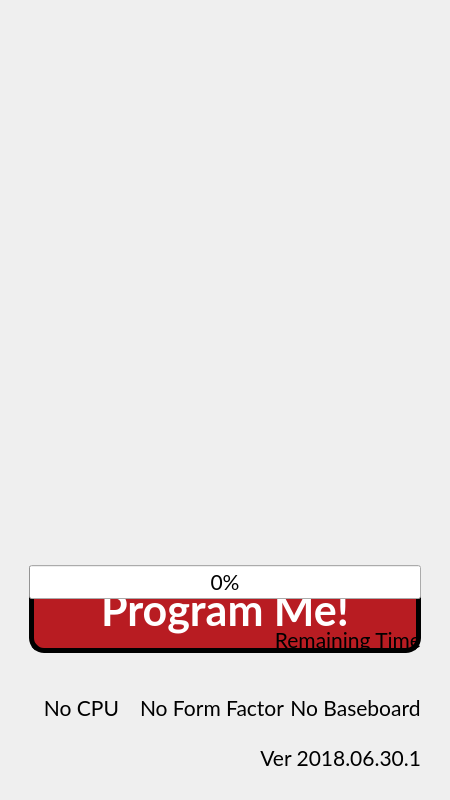
<?xml version="1.0" encoding="UTF-8"?>
<ui version="4.0">
 <class>diaWidget_portrait</class>
 <widget class="QDialog" name="diaWidget">
  <property name="geometry">
   <rect>
    <x>0</x>
    <y>0</y>
    <width>450</width>
    <height>800</height>
   </rect>
  </property>
  <property name="font">
   <font>
    <family>Lato</family>
    <pointsize>16</pointsize>
    <weight>50</weight>
    <italic>false</italic>
    <bold>false</bold>
   </font>
  </property>
  <property name="windowTitle">
   <string>TechNexion Rescue System</string>
  </property>
  <layout class="QGridLayout" name="gridLayoutMain">
   <item row="0" column="0" rowspan="3">
    <widget class="QWidget" name="tabTitle" native="true">
     <layout class="QVBoxLayout" name="vboxLayoutTitle">
      <item>
       <widget class="QLabel" name="lblLogo">
        <property name="styleSheet">
         <string notr="true">background: transparent</string>
        </property>
        <property name="textFormat">
         <enum>Qt::PlainText</enum>
        </property>
        <property name="alignment">
         <set>Qt::AlignLeading|Qt::AlignLeft|Qt::AlignVCenter</set>
        </property>
       </widget>
      </item>
      <item>
       <widget class="QListWidget" name="lstWgtSelection">
        <property name="sizePolicy">
         <sizepolicy hsizetype="Expanding" vsizetype="Expanding">
          <horstretch>1</horstretch>
          <verstretch>0</verstretch>
         </sizepolicy>
        </property>
        <property name="layoutDirection">
         <enum>Qt::RightToLeft</enum>
        </property>
        <property name="styleSheet">
         <string notr="true">background: transparent</string>
        </property>
        <property name="frameShape">
         <enum>QFrame::NoFrame</enum>
        </property>
        <property name="editTriggers">
         <set>QAbstractItemView::NoEditTriggers</set>
        </property>
        <property name="showDropIndicator" stdset="0">
         <bool>false</bool>
        </property>
        <property name="dragDropMode">
         <enum>QAbstractItemView::NoDragDrop</enum>
        </property>
        <property name="iconSize">
         <size>
          <width>100</width>
          <height>100</height>
         </size>
        </property>
        <property name="movement">
         <enum>QListView::Static</enum>
        </property>
        <property name="viewMode">
         <enum>QListView::IconMode</enum>
        </property>
        <property name="uniformItemSizes">
         <bool>true</bool>
        </property>
        <property name="sortingEnabled">
         <bool>false</bool>
        </property>
       </widget>
      </item>
     </layout>
    </widget>
   </item>
   <item row="3" column="0">
    <widget class="QWidget" name="tabSpace" native="true">
     <layout class="QHBoxLayout" name="hboxLayoutSpace">
      <item>
       <widget class="QFrame" name="frameSpace">
        <property name="frameShape">
         <enum>QFrame::NoFrame</enum>
        </property>
       </widget>
      </item>
     </layout>
    </widget>
   </item>
   <item row="4" column="0" rowspan="6">
    <widget class="QWidget" name="tabBoard" native="true">
     <layout class="QGridLayout" name="gridLayoutBoard">
      <item row="0" column="0">
       <widget class="QListWidget" name="lstWgtBoard">
        <property name="layoutDirection">
         <enum>Qt::LeftToRight</enum>
        </property>
        <property name="styleSheet">
         <string notr="true">background: transparent</string>
        </property>
        <property name="frameShape">
         <enum>QFrame::NoFrame</enum>
        </property>
        <property name="editTriggers">
         <set>QAbstractItemView::NoEditTriggers</set>
        </property>
        <property name="showDropIndicator" stdset="0">
         <bool>false</bool>
        </property>
        <property name="dragDropMode">
         <enum>QAbstractItemView::NoDragDrop</enum>
        </property>
        <property name="iconSize">
         <size>
          <width>100</width>
          <height>100</height>
         </size>
        </property>
        <property name="movement">
         <enum>QListView::Static</enum>
        </property>
        <property name="flow">
         <enum>QListView::TopToBottom</enum>
        </property>
        <property name="viewMode">
         <enum>QListView::IconMode</enum>
        </property>
        <property name="uniformItemSizes">
         <bool>true</bool>
        </property>
        <property name="sortingEnabled">
         <bool>true</bool>
        </property>
       </widget>
      </item>
     </layout>
    </widget>
   </item>
   <item row="4" column="0" rowspan="6">
    <widget class="QWidget" name="tabStorage" native="true">
     <layout class="QGridLayout" name="gridLayoutStorage">
      <item row="0" column="0">
       <widget class="QListWidget" name="lstWgtStorage">
        <property name="layoutDirection">
         <enum>Qt::LeftToRight</enum>
        </property>
        <property name="styleSheet">
         <string notr="true">background: transparent</string>
        </property>
        <property name="frameShape">
         <enum>QFrame::NoFrame</enum>
        </property>
        <property name="editTriggers">
         <set>QAbstractItemView::NoEditTriggers</set>
        </property>
        <property name="showDropIndicator" stdset="0">
         <bool>false</bool>
        </property>
        <property name="dragDropMode">
         <enum>QAbstractItemView::NoDragDrop</enum>
        </property>
        <property name="iconSize">
         <size>
          <width>100</width>
          <height>100</height>
         </size>
        </property>
        <property name="movement">
         <enum>QListView::Static</enum>
        </property>
        <property name="flow">
         <enum>QListView::TopToBottom</enum>
        </property>
        <property name="viewMode">
         <enum>QListView::IconMode</enum>
        </property>
        <property name="uniformItemSizes">
         <bool>true</bool>
        </property>
        <property name="sortingEnabled">
         <bool>true</bool>
        </property>
       </widget>
      </item>
     </layout>
    </widget>
   </item>
   <item row="4" column="0" rowspan="6">
    <widget class="QWidget" name="tabOS" native="true">
     <layout class="QGridLayout" name="gridLayoutOS">
      <item row="0" column="0">
       <widget class="QListWidget" name="lstWgtOS">
        <property name="layoutDirection">
         <enum>Qt::LeftToRight</enum>
        </property>
        <property name="styleSheet">
         <string notr="true">background: transparent</string>
        </property>
        <property name="frameShape">
         <enum>QFrame::NoFrame</enum>
        </property>
        <property name="editTriggers">
         <set>QAbstractItemView::NoEditTriggers</set>
        </property>
        <property name="showDropIndicator" stdset="0">
         <bool>false</bool>
        </property>
        <property name="dragDropMode">
         <enum>QAbstractItemView::NoDragDrop</enum>
        </property>
        <property name="iconSize">
         <size>
          <width>100</width>
          <height>100</height>
         </size>
        </property>
        <property name="movement">
         <enum>QListView::Static</enum>
        </property>
        <property name="flow">
         <enum>QListView::TopToBottom</enum>
        </property>
        <property name="viewMode">
         <enum>QListView::IconMode</enum>
        </property>
        <property name="uniformItemSizes">
         <bool>true</bool>
        </property>
        <property name="sortingEnabled">
         <bool>true</bool>
        </property>
       </widget>
      </item>
     </layout>
    </widget>
   </item>
   <item row="4" column="0" rowspan="6">
    <widget class="QWidget" name="tabDisplay" native="true">
     <layout class="QGridLayout" name="gridLayoutDisplay">
      <item row="0" column="0">
       <widget class="QListWidget" name="lstWgtDisplay">
        <property name="styleSheet">
         <string notr="true">background: transparent</string>
        </property>
        <property name="frameShape">
         <enum>QFrame::NoFrame</enum>
        </property>
        <property name="editTriggers">
         <set>QAbstractItemView::NoEditTriggers</set>
        </property>
        <property name="showDropIndicator" stdset="0">
         <bool>false</bool>
        </property>
        <property name="dragDropMode">
         <enum>QAbstractItemView::NoDragDrop</enum>
        </property>
        <property name="iconSize">
         <size>
          <width>100</width>
          <height>100</height>
         </size>
        </property>
        <property name="movement">
         <enum>QListView::Static</enum>
        </property>
        <property name="flow">
         <enum>QListView::TopToBottom</enum>
        </property>
        <property name="viewMode">
         <enum>QListView::IconMode</enum>
        </property>
        <property name="uniformItemSizes">
         <bool>true</bool>
        </property>
        <property name="sortingEnabled">
         <bool>true</bool>
        </property>
       </widget>
      </item>
     </layout>
    </widget>
   </item>
   <item row="4" column="0" rowspan="6">
    <widget class="QWidget" name="tabInstall" native="true">
     <layout class="QGridLayout" name="gridLayoutInstall">
      <item row="0" column="0">
       <widget class="QWidget" name="wgtTopOutput" native="true">
        <layout class="QHBoxLayout" name="hboxLayoutTopOutput">
         <item>
          <widget class="QWidget" name="vbOS" native="true">
           <layout class="QVBoxLayout" name="vboxLayoutOS">
            <item>
             <widget class="QLabel" name="lblOS">
              <property name="alignment">
               <set>Qt::AlignCenter</set>
              </property>
             </widget>
            </item>
            <item>
             <widget class="QLabel" name="lblOSTxt">
              <property name="alignment">
               <set>Qt::AlignCenter</set>
              </property>
             </widget>
            </item>
           </layout>
          </widget>
         </item>
         <item>
          <widget class="QWidget" name="vbBoard" native="true">
           <layout class="QVBoxLayout" name="vboxLayoutBoard">
            <item>
             <widget class="QLabel" name="lblBoard">
              <property name="alignment">
               <set>Qt::AlignCenter</set>
              </property>
             </widget>
            </item>
            <item>
             <widget class="QLabel" name="lblBoardTxt">
              <property name="alignment">
               <set>Qt::AlignCenter</set>
              </property>
             </widget>
            </item>
           </layout>
          </widget>
         </item>
         <item>
          <widget class="QWidget" name="vbDisplay" native="true">
           <layout class="QVBoxLayout" name="vboxLayoutDisplay">
            <item>
             <widget class="QLabel" name="lblDisplay">
              <property name="alignment">
               <set>Qt::AlignCenter</set>
              </property>
             </widget>
            </item>
            <item>
             <widget class="QLabel" name="lblDisplayTxt">
              <property name="alignment">
               <set>Qt::AlignCenter</set>
              </property>
             </widget>
            </item>
           </layout>
          </widget>
         </item>
        </layout>
       </widget>
      </item>
      <item row="1" column="0">
       <widget class="QWidget" name="wgtButtomOutput" native="true">
        <layout class="QHBoxLayout" name="hboxLayoutBottomOutput">
         <item>
          <widget class="QLabel" name="lblArrow">
           <property name="pixmap">
            <pixmap resource="resource.qrc">:/res/images/tn_arrow.svg</pixmap>
           </property>
           <property name="alignment">
            <set>Qt::AlignCenter</set>
           </property>
          </widget>
         </item>
         <item>
          <widget class="QWidget" name="vbStorage" native="true">
           <layout class="QVBoxLayout" name="vboxLayoutStorage">
            <item>
             <widget class="QLabel" name="lblStorage">
              <property name="alignment">
               <set>Qt::AlignCenter</set>
              </property>
             </widget>
            </item>
            <item>
             <widget class="QLabel" name="lblStorageTxt">
              <property name="alignment">
               <set>Qt::AlignCenter</set>
              </property>
             </widget>
            </item>
           </layout>
          </widget>
         </item>
        </layout>
       </widget>
      </item>
      <item row="4" column="0">
       <widget class="QWidget" name="wgtProgress" native="true">
        <layout class="QGridLayout" name="gridayoutProgress">
         <item row="0" column="0" rowspan="2" colspan="5">
          <widget class="QPushButton" name="btnFlash">
           <property name="sizePolicy">
            <sizepolicy hsizetype="Minimum" vsizetype="Expanding">
             <horstretch>0</horstretch>
             <verstretch>0</verstretch>
            </sizepolicy>
           </property>
           <property name="font">
            <font>
             <family>Lato</family>
             <pointsize>32</pointsize>
             <weight>75</weight>
             <bold>true</bold>
            </font>
           </property>
           <property name="styleSheet">
            <string notr="true">background-color: rgb(184, 28, 34); color: white; border-style:outset; border-width:5px; border-radius:15px; border-color:black; padding: 4px;</string>
           </property>
           <property name="text">
            <string>Program Me!</string>
           </property>
          </widget>
         </item>
         <item row="0" column="0" colspan="5">
          <widget class="QProgressBar" name="progressBarStatus">
           <property name="value">
            <number>0</number>
           </property>
           <property name="orientation">
            <enum>Qt::Horizontal</enum>
           </property>
          </widget>
         </item>
         <item row="1" column="3" colspan="2">
          <widget class="QLabel" name="lblRemaining">
           <property name="text">
            <string>Remaining Time</string>
           </property>
           <property name="alignment">
            <set>Qt::AlignBottom|Qt::AlignRight|Qt::AlignTrailing</set>
           </property>
          </widget>
         </item>
         <item row="1" column="0" colspan="3">
          <widget class="QLabel" name="lblDownloadFlash">
           <property name="alignment">
            <set>Qt::AlignBottom|Qt::AlignHCenter</set>
           </property>
          </widget>
         </item>
        </layout>
       </widget>
      </item>
     </layout>
    </widget>
   </item>
   <item row="11" column="0">
    <widget class="QWidget" name="tabFooter" native="true">
     <layout class="QGridLayout" name="gridLayoutFooter">
      <item row="0" column="0">
       <widget class="QWidget" name="wgtTopFooter" native="true">
        <layout class="QHBoxLayout" name="hboxLayoutBottomFooter">
         <item>
          <widget class="QLabel" name="lblCpu">
           <property name="text">
            <string>No CPU</string>
           </property>
           <property name="alignment">
            <set>Qt::AlignCenter</set>
           </property>
          </widget>
         </item>
         <item>
          <widget class="QLabel" name="lblForm">
           <property name="text">
            <string>No Form Factor</string>
           </property>
           <property name="alignment">
            <set>Qt::AlignCenter</set>
           </property>
          </widget>
         </item>
         <item>
          <widget class="QLabel" name="lblBaseboard">
           <property name="text">
            <string>No Baseboard</string>
           </property>
           <property name="alignment">
            <set>Qt::AlignCenter</set>
           </property>
          </widget>
         </item>
        </layout>
       </widget>
      </item>
      <item row="1" column="0">
       <widget class="QWidget" name="wgtBottomFooter" native="true">
        <layout class="QHBoxLayout" name="hboxLayoutTopFooter">
         <item>
          <widget class="QLabel" name="lblInstruction">
           <property name="text">
            <string/>
           </property>
           <property name="alignment">
            <set>Qt::AlignLeading|Qt::AlignLeft|Qt::AlignVCenter</set>
           </property>
          </widget>
         </item>
         <item>
          <widget class="QLabel" name="lblVersion">
           <property name="text">
            <string>Ver 2018.06.30.1</string>
           </property>
           <property name="alignment">
            <set>Qt::AlignRight|Qt::AlignTrailing|Qt::AlignVCenter</set>
           </property>
          </widget>
         </item>
        </layout>
       </widget>
      </item>
     </layout>
    </widget>
   </item>
  </layout>
  <widget class="QMessageDialog" name="msgbox">
   <property name="geometry">
    <rect>
     <x>0</x>
     <y>0</y>
     <width>300</width>
     <height>400</height>
    </rect>
   </property>
   <property name="modal">
    <bool>false</bool>
   </property>
   <layout class="QGridLayout" name="gridLayout">
    <item row="0" column="0">
     <widget class="QLabel" name="msgIcon">
      <property name="styleSheet">
       <string notr="true">background: transparent</string>
      </property>
      <property name="alignment">
       <set>Qt::AlignCenter</set>
      </property>
     </widget>
    </item>
    <item row="0" column="1" colspan="2">
     <widget class="QLabel" name="msgTitle">
      <property name="styleSheet">
       <string notr="true">background: transparent</string>
      </property>
      <property name="alignment">
       <set>Qt::AlignLeading|Qt::AlignLeft|Qt::AlignVCenter</set>
      </property>
      <property name="wordWrap">
       <bool>true</bool>
      </property>
     </widget>
    </item>
    <item row="1" column="0" rowspan="3" colspan="3">
     <widget class="QWidget" name="wgtContent" native="true">
      <layout class="QGridLayout" name="msgContentLayout">
       <item row="0" column="0">
        <widget class="QLabel" name="msgItem0">
         <property name="styleSheet">
          <string notr="true">background: transparent</string>
         </property>
         <property name="alignment">
          <set>Qt::AlignCenter</set>
         </property>
        </widget>
       </item>
       <item row="0" column="0">
        <widget class="QLabel" name="msgItem0_OL">
         <property name="styleSheet">
          <string notr="true">background: transparent</string>
         </property>
         <property name="alignment">
          <set>Qt::AlignCenter</set>
         </property>
        </widget>
       </item>
       <item row="0" column="1">
        <widget class="QLabel" name="msgItem1">
         <property name="styleSheet">
          <string notr="true">background: transparent</string>
         </property>
         <property name="alignment">
          <set>Qt::AlignCenter</set>
         </property>
        </widget>
       </item>
       <item row="0" column="1">
        <widget class="QLabel" name="msgItem1_OL">
         <property name="styleSheet">
          <string notr="true">background: transparent</string>
         </property>
         <property name="alignment">
          <set>Qt::AlignCenter</set>
         </property>
        </widget>
       </item>
       <item row="1" column="0">
        <widget class="QLabel" name="msgItem2">
         <property name="styleSheet">
          <string notr="true">background: transparent</string>
         </property>
         <property name="alignment">
          <set>Qt::AlignCenter</set>
         </property>
        </widget>
       </item>
       <item row="1" column="0">
        <widget class="QLabel" name="msgItem2_OL">
         <property name="styleSheet">
          <string notr="true">background: transparent</string>
         </property>
         <property name="alignment">
          <set>Qt::AlignCenter</set>
         </property>
        </widget>
       </item>
       <item row="1" column="1">
        <widget class="QLabel" name="msgItem3">
         <property name="styleSheet">
          <string notr="true">background: transparent</string>
         </property>
         <property name="alignment">
          <set>Qt::AlignCenter</set>
         </property>
        </widget>
       </item>
       <item row="1" column="1">
        <widget class="QLabel" name="msgItem3_OL">
         <property name="styleSheet">
          <string notr="true">background: transparent</string>
         </property>
         <property name="alignment">
          <set>Qt::AlignCenter</set>
         </property>
        </widget>
       </item>
       <item row="0" column="0" colspan="2">
        <widget class="QLabel" name="msgQRcode">
         <property name="styleSheet">
          <string notr="true">background: transparent</string>
         </property>
         <property name="alignment">
          <set>Qt::AlignCenter</set>
         </property>
        </widget>
       </item>
       <item row="1" column="0" rowspan="2" colspan="2">
        <widget class="QLabel" name="msgContent">
         <property name="styleSheet">
          <string notr="true">background: transparent</string>
         </property>
         <property name="alignment">
          <set>Qt::AlignCenter</set>
         </property>
         <property name="wordWrap">
          <bool>true</bool>
         </property>
        </widget>
       </item>
       <item row="2" column="0" colspan="2">
         <widget class="QLabel" name="msgStatus">
           <property name="styleSheet">
             <string notr="true">background: transparent</string>
           </property>
           <property name="alignment">
             <set>Qt::AlignCenter</set>
           </property>
           <property name="wordWrap">
             <bool>true</bool>
           </property>
         </widget>
       </item>
      </layout>
     </widget>
    </item>
   </layout>
  </widget>
  <widget class="QProcessSlot" name="detectDevice" native="true">
   <property name="geometry">
    <rect>
     <x>0</x>
     <y>0</y>
     <width>100</width>
     <height>30</height>
    </rect>
   </property>
  </widget>
  <widget class="QProcessSlot" name="scanStorage" native="true">
   <property name="geometry">
    <rect>
     <x>0</x>
     <y>0</y>
     <width>100</width>
     <height>30</height>
    </rect>
   </property>
  </widget>
  <widget class="QProcessSlot" name="scanNetwork" native="true">
   <property name="geometry">
    <rect>
     <x>0</x>
     <y>0</y>
     <width>100</width>
     <height>30</height>
    </rect>
   </property>
  </widget>
  <widget class="QProcessSlot" name="scanPartition" native="true">
   <property name="geometry">
    <rect>
     <x>0</x>
     <y>0</y>
     <width>100</width>
     <height>30</height>
    </rect>
   </property>
  </widget>
  <widget class="QProcessSlot" name="mountStorage" native="true">
   <property name="geometry">
    <rect>
     <x>0</x>
     <y>0</y>
     <width>100</width>
     <height>30</height>
    </rect>
   </property>
  </widget>
  <widget class="QProcessSlot" name="crawlWeb" native="true">
   <property name="geometry">
    <rect>
     <x>0</x>
     <y>0</y>
     <width>100</width>
     <height>30</height>
    </rect>
   </property>
  </widget>
  <widget class="QProcessSlot" name="crawlLocalfs" native="true">
   <property name="geometry">
    <rect>
     <x>0</x>
     <y>0</y>
     <width>100</width>
     <height>30</height>
    </rect>
   </property>
  </widget>
  <widget class="QProcessSlot" name="downloadImage" native="true">
   <property name="geometry">
    <rect>
     <x>0</x>
     <y>0</y>
     <width>100</width>
     <height>30</height>
    </rect>
   </property>
  </widget>
  <widget class="QProcessSlot" name="postDownload" native="true">
   <property name="geometry">
    <rect>
     <x>0</x>
     <y>0</y>
     <width>100</width>
     <height>30</height>
    </rect>
   </property>
  </widget>
  <widget class="QProcessSlot" name="processError" native="true">
   <property name="geometry">
    <rect>
     <x>0</x>
     <y>0</y>
     <width>100</width>
     <height>30</height>
    </rect>
   </property>
  </widget>
  <widget class="QProcessSlot" name="chooseOS" native="true">
   <property name="geometry">
    <rect>
     <x>0</x>
     <y>0</y>
     <width>100</width>
     <height>30</height>
    </rect>
   </property>
  </widget>
  <widget class="QProcessSlot" name="chooseBoard" native="true">
   <property name="geometry">
    <rect>
     <x>0</x>
     <y>0</y>
     <width>100</width>
     <height>30</height>
    </rect>
   </property>
  </widget>
  <widget class="QProcessSlot" name="chooseDisplay" native="true">
   <property name="geometry">
    <rect>
     <x>0</x>
     <y>0</y>
     <width>100</width>
     <height>30</height>
    </rect>
   </property>
  </widget>
  <widget class="QProcessSlot" name="chooseStorage" native="true">
   <property name="geometry">
    <rect>
     <x>0</x>
     <y>0</y>
     <width>100</width>
     <height>30</height>
    </rect>
   </property>
  </widget>
  <widget class="QProcessSlot" name="chooseSelection" native="true">
   <property name="geometry">
    <rect>
     <x>0</x>
     <y>0</y>
     <width>100</width>
     <height>30</height>
    </rect>
   </property>
  </widget>
  <widget class="QWaitingIndicator" name="waitingIndicator" native="true">
   <property name="geometry">
    <rect>
     <x>0</x>
     <y>0</y>
     <width>300</width>
     <height>300</height>
    </rect>
   </property>
   <property name="nodeCount" stdset="0">
    <number>18</number>
   </property>
   <property name="nodeSize" stdset="0">
    <number>20</number>
   </property>
   <property name="radius" stdset="0">
    <number>80</number>
   </property>
  </widget>
 </widget>
 <customwidgets>
  <customwidget>
   <class>QProcessSlot</class>
   <extends>QWidget</extends>
   <header>qprocessslot.h</header>
   <container>1</container>
   <slots>
    <signal>success()</signal>
    <signal>fail()</signal>
    <slot>processSlot()</slot>
   </slots>
  </customwidget>
  <customwidget>
   <class>QWaitingIndicator</class>
   <extends>QWidget</extends>
   <header>qwaitingindicator.h</header>
   <container>1</container>
  </customwidget>
  <customwidget>
   <class>QMessageDialog</class>
   <extends>QDialog</extends>
   <header>qmessagedialog.h</header>
   <container>1</container>
  </customwidget>
 </customwidgets>
 <resources>
  <include location="resource.qrc"/>
 </resources>
 <connections>
  <connection>
   <sender>diaWidget</sender>
   <signal>initialised()</signal>
   <receiver>detectDevice</receiver>
   <slot>processSlot()</slot>
   <hints>
    <hint type="sourcelabel">
     <x>496</x>
     <y>338</y>
    </hint>
    <hint type="destinationlabel">
     <x>29</x>
     <y>97</y>
    </hint>
   </hints>
  </connection>
  <connection>
   <sender>diaWidget</sender>
   <signal>initialised()</signal>
   <receiver>scanStorage</receiver>
   <slot>processSlot()</slot>
   <hints>
    <hint type="sourcelabel">
     <x>496</x>
     <y>338</y>
    </hint>
    <hint type="destinationlabel">
     <x>29</x>
     <y>97</y>
    </hint>
   </hints>
  </connection>
  <connection>
   <sender>diaWidget</sender>
   <signal>initialised()</signal>
   <receiver>scanNetwork</receiver>
   <slot>processSlot()</slot>
   <hints>
    <hint type="sourcelabel">
     <x>496</x>
     <y>338</y>
    </hint>
    <hint type="destinationlabel">
     <x>29</x>
     <y>97</y>
    </hint>
   </hints>
  </connection>
  <connection>
   <sender>diaWidget</sender>
   <signal>initialised()</signal>
   <receiver>scanPartition</receiver>
   <slot>processSlot()</slot>
   <hints>
    <hint type="sourcelabel">
     <x>496</x>
     <y>338</y>
    </hint>
    <hint type="destinationlabel">
     <x>29</x>
     <y>97</y>
    </hint>
   </hints>
  </connection>
  <connection>
   <sender>diaWidget</sender>
   <signal>initialised()</signal>
   <receiver>mountStorage</receiver>
   <slot>processSlot()</slot>
   <hints>
    <hint type="sourcelabel">
     <x>496</x>
     <y>338</y>
    </hint>
    <hint type="destinationlabel">
     <x>29</x>
     <y>97</y>
    </hint>
   </hints>
  </connection>
  <connection>
   <sender>diaWidget</sender>
   <signal>initialised()</signal>
   <receiver>crawlWeb</receiver>
   <slot>processSlot()</slot>
   <hints>
    <hint type="sourcelabel">
     <x>496</x>
     <y>338</y>
    </hint>
    <hint type="destinationlabel">
     <x>29</x>
     <y>97</y>
    </hint>
   </hints>
  </connection>
  <connection>
   <sender>diaWidget</sender>
   <signal>initialised()</signal>
   <receiver>crawlLocalfs</receiver>
   <slot>processSlot()</slot>
   <hints>
    <hint type="sourcelabel">
     <x>496</x>
     <y>338</y>
    </hint>
    <hint type="destinationlabel">
     <x>29</x>
     <y>97</y>
    </hint>
   </hints>
  </connection>
  <connection>
   <sender>diaWidget</sender>
   <signal>initialised()</signal>
   <receiver>downloadImage</receiver>
   <slot>processSlot()</slot>
   <hints>
    <hint type="sourcelabel">
     <x>496</x>
     <y>338</y>
    </hint>
    <hint type="destinationlabel">
     <x>29</x>
     <y>38</y>
    </hint>
   </hints>
  </connection>
  <connection>
   <sender>diaWidget</sender>
   <signal>initialised()</signal>
   <receiver>postDownload</receiver>
   <slot>processSlot()</slot>
   <hints>
    <hint type="sourcelabel">
     <x>496</x>
     <y>338</y>
    </hint>
    <hint type="destinationlabel">
     <x>29</x>
     <y>38</y>
    </hint>
   </hints>
  </connection>
  <connection>
   <sender>detectDevice</sender>
   <signal>success()</signal>
   <receiver>scanStorage</receiver>
   <slot>processSlot()</slot>
   <hints>
    <hint type="sourcelabel">
     <x>125</x>
     <y>97</y>
    </hint>
    <hint type="destinationlabel">
     <x>46</x>
     <y>200</y>
    </hint>
   </hints>
  </connection>
  <connection>
   <sender>detectDevice</sender>
   <signal>fail()</signal>
   <receiver>processError</receiver>
   <slot>processSlot()</slot>
   <hints>
    <hint type="sourcelabel">
     <x>125</x>
     <y>97</y>
    </hint>
    <hint type="destinationlabel">
     <x>46</x>
     <y>200</y>
    </hint>
   </hints>
  </connection>
  <connection>
   <sender>scanStorage</sender>
   <signal>success()</signal>
   <receiver>mountStorage</receiver>
   <slot>processSlot()</slot>
   <hints>
    <hint type="sourcelabel">
     <x>49</x>
     <y>14</y>
    </hint>
    <hint type="destinationlabel">
     <x>49</x>
     <y>14</y>
    </hint>
   </hints>
  </connection>
  <connection>
   <sender>scanStorage</sender>
   <signal>success()</signal>
   <receiver>chooseStorage</receiver>
   <slot>processSlot()</slot>
   <hints>
    <hint type="sourcelabel">
     <x>49</x>
     <y>14</y>
    </hint>
    <hint type="destinationlabel">
     <x>49</x>
     <y>14</y>
    </hint>
   </hints>
  </connection>
  <connection>
   <sender>scanStorage</sender>
   <signal>success()</signal>
   <receiver>postDownload</receiver>
   <slot>processSlot()</slot>
   <hints>
    <hint type="sourcelabel">
     <x>49</x>
     <y>14</y>
    </hint>
    <hint type="destinationlabel">
     <x>49</x>
     <y>14</y>
    </hint>
   </hints>
  </connection>
  <connection>
   <sender>scanStorage</sender>
   <signal>fail()</signal>
   <receiver>processError</receiver>
   <slot>processSlot()</slot>
   <hints>
    <hint type="sourcelabel">
     <x>125</x>
     <y>97</y>
    </hint>
    <hint type="destinationlabel">
     <x>48</x>
     <y>239</y>
    </hint>
   </hints>
  </connection>
  <connection>
   <sender>mountStorage</sender>
   <signal>success()</signal>
   <receiver>scanPartition</receiver>
   <slot>processSlot()</slot>
   <hints>
    <hint type="sourcelabel">
     <x>125</x>
     <y>97</y>
    </hint>
    <hint type="destinationlabel">
     <x>46</x>
     <y>200</y>
    </hint>
   </hints>
  </connection>
  <connection>
   <sender>mountStorage</sender>
   <signal>fail()</signal>
   <receiver>processError</receiver>
   <slot>processSlot()</slot>
   <hints>
    <hint type="sourcelabel">
     <x>125</x>
     <y>97</y>
    </hint>
    <hint type="destinationlabel">
     <x>48</x>
     <y>239</y>
    </hint>
   </hints>
  </connection>
  <connection>
   <sender>scanPartition</sender>
   <signal>success()</signal>
   <receiver>crawlLocalfs</receiver>
   <slot>processSlot()</slot>
   <hints>
    <hint type="sourcelabel">
     <x>49</x>
     <y>14</y>
    </hint>
    <hint type="destinationlabel">
     <x>49</x>
     <y>14</y>
    </hint>
   </hints>
  </connection>
  <connection>
   <sender>scanPartition</sender>
   <signal>success()</signal>
   <receiver>chooseSelection</receiver>
   <slot>processSlot()</slot>
   <hints>
    <hint type="sourcelabel">
     <x>49</x>
     <y>14</y>
    </hint>
    <hint type="destinationlabel">
     <x>49</x>
     <y>14</y>
    </hint>
   </hints>
  </connection>
  <connection>
   <sender>scanPartition</sender>
   <signal>success()</signal>
   <receiver>postDownload</receiver>
   <slot>processSlot()</slot>
   <hints>
    <hint type="sourcelabel">
     <x>49</x>
     <y>14</y>
    </hint>
    <hint type="destinationlabel">
     <x>49</x>
     <y>14</y>
    </hint>
   </hints>
  </connection>
  <connection>
   <sender>scanPartition</sender>
   <signal>fail()</signal>
   <receiver>processError</receiver>
   <slot>processSlot()</slot>
   <hints>
    <hint type="sourcelabel">
     <x>125</x>
     <y>97</y>
    </hint>
    <hint type="destinationlabel">
     <x>48</x>
     <y>239</y>
    </hint>
   </hints>
  </connection>
  <connection>
   <sender>crawlLocalfs</sender>
   <signal>success()</signal>
   <receiver>scanNetwork</receiver>
   <slot>processSlot()</slot>
   <hints>
    <hint type="sourcelabel">
     <x>49</x>
     <y>14</y>
    </hint>
    <hint type="destinationlabel">
     <x>49</x>
     <y>14</y>
    </hint>
   </hints>
  </connection>
  <connection>
   <sender>crawlLocalfs</sender>
   <signal>success()</signal>
   <receiver>chooseOS</receiver>
   <slot>processSlot()</slot>
   <hints>
    <hint type="sourcelabel">
     <x>49</x>
     <y>14</y>
    </hint>
    <hint type="destinationlabel">
     <x>49</x>
     <y>14</y>
    </hint>
   </hints>
  </connection>
  <connection>
   <sender>crawlLocalfs</sender>
   <signal>success()</signal>
   <receiver>chooseBoard</receiver>
   <slot>processSlot()</slot>
   <hints>
    <hint type="sourcelabel">
     <x>49</x>
     <y>14</y>
    </hint>
    <hint type="destinationlabel">
     <x>49</x>
     <y>14</y>
    </hint>
   </hints>
  </connection>
  <connection>
   <sender>crawlLocalfs</sender>
   <signal>success()</signal>
   <receiver>chooseDisplay</receiver>
   <slot>processSlot()</slot>
   <hints>
    <hint type="sourcelabel">
     <x>49</x>
     <y>14</y>
    </hint>
    <hint type="destinationlabel">
     <x>49</x>
     <y>14</y>
    </hint>
   </hints>
  </connection>
  <connection>
   <sender>crawlLocalfs</sender>
   <signal>success()</signal>
   <receiver>downloadImage</receiver>
   <slot>processSlot()</slot>
   <hints>
    <hint type="sourcelabel">
     <x>49</x>
     <y>14</y>
    </hint>
    <hint type="destinationlabel">
     <x>49</x>
     <y>14</y>
    </hint>
   </hints>
  </connection>
  <connection>
   <sender>crawlLocalfs</sender>
   <signal>fail()</signal>
   <receiver>processError</receiver>
   <slot>processSlot()</slot>
   <hints>
    <hint type="sourcelabel">
     <x>125</x>
     <y>97</y>
    </hint>
    <hint type="destinationlabel">
     <x>46</x>
     <y>200</y>
    </hint>
   </hints>
  </connection>
  <connection>
   <sender>scanNetwork</sender>
   <signal>success()</signal>
   <receiver>crawlWeb</receiver>
   <slot>processSlot()</slot>
   <hints>
    <hint type="sourcelabel">
     <x>49</x>
     <y>14</y>
    </hint>
    <hint type="destinationlabel">
     <x>49</x>
     <y>14</y>
    </hint>
   </hints>
  </connection>
  <connection>
   <sender>scanNetwork</sender>
   <signal>fail()</signal>
   <receiver>processError</receiver>
   <slot>processSlot()</slot>
   <hints>
    <hint type="sourcelabel">
     <x>125</x>
     <y>97</y>
    </hint>
    <hint type="destinationlabel">
     <x>48</x>
     <y>239</y>
    </hint>
   </hints>
  </connection>
  <connection>
   <sender>crawlWeb</sender>
   <signal>success()</signal>
   <receiver>chooseOS</receiver>
   <slot>processSlot()</slot>
   <hints>
    <hint type="sourcelabel">
     <x>49</x>
     <y>14</y>
    </hint>
    <hint type="destinationlabel">
     <x>49</x>
     <y>14</y>
    </hint>
   </hints>
  </connection>
  <connection>
   <sender>crawlWeb</sender>
   <signal>success()</signal>
   <receiver>chooseBoard</receiver>
   <slot>processSlot()</slot>
   <hints>
    <hint type="sourcelabel">
     <x>49</x>
     <y>14</y>
    </hint>
    <hint type="destinationlabel">
     <x>49</x>
     <y>14</y>
    </hint>
   </hints>
  </connection>
  <connection>
   <sender>crawlWeb</sender>
   <signal>success()</signal>
   <receiver>chooseDisplay</receiver>
   <slot>processSlot()</slot>
   <hints>
    <hint type="sourcelabel">
     <x>49</x>
     <y>14</y>
    </hint>
    <hint type="destinationlabel">
     <x>49</x>
     <y>14</y>
    </hint>
   </hints>
  </connection>
  <connection>
   <sender>crawlWeb</sender>
   <signal>success()</signal>
   <receiver>downloadImage</receiver>
   <slot>processSlot()</slot>
   <hints>
    <hint type="sourcelabel">
     <x>49</x>
     <y>14</y>
    </hint>
    <hint type="destinationlabel">
     <x>49</x>
     <y>14</y>
    </hint>
   </hints>
  </connection>
  <connection>
   <sender>crawlWeb</sender>
   <signal>fail()</signal>
   <receiver>processError</receiver>
   <slot>processSlot()</slot>
   <hints>
    <hint type="sourcelabel">
     <x>125</x>
     <y>97</y>
    </hint>
    <hint type="destinationlabel">
     <x>46</x>
     <y>200</y>
    </hint>
   </hints>
  </connection>
  <connection>
   <sender>downloadImage</sender>
   <signal>success()</signal>
   <receiver>postDownload</receiver>
   <slot>processSlot()</slot>
   <hints>
    <hint type="sourcelabel">
     <x>29</x>
     <y>38</y>
    </hint>
    <hint type="destinationlabel">
     <x>781</x>
     <y>420</y>
    </hint>
   </hints>
  </connection>
  <connection>
   <sender>downloadImage</sender>
   <signal>fail()</signal>
   <receiver>processError</receiver>
   <slot>processSlot()</slot>
   <hints>
    <hint type="sourcelabel">
     <x>125</x>
     <y>38</y>
    </hint>
    <hint type="destinationlabel">
     <x>48</x>
     <y>239</y>
    </hint>
   </hints>
  </connection>
  <connection>
   <sender>postDownload</sender>
   <signal>fail()</signal>
   <receiver>processError</receiver>
   <slot>processSlot()</slot>
   <hints>
    <hint type="sourcelabel">
     <x>125</x>
     <y>38</y>
    </hint>
    <hint type="destinationlabel">
     <x>48</x>
     <y>239</y>
    </hint>
   </hints>
  </connection>
  <connection>
   <sender>chooseOS</sender>
   <signal>success()</signal>
   <receiver>chooseBoard</receiver>
   <slot>processSlot()</slot>
   <hints>
    <hint type="sourcelabel">
     <x>49</x>
     <y>14</y>
    </hint>
    <hint type="destinationlabel">
     <x>49</x>
     <y>14</y>
    </hint>
   </hints>
  </connection>
  <connection>
   <sender>chooseOS</sender>
   <signal>success()</signal>
   <receiver>chooseDisplay</receiver>
   <slot>processSlot()</slot>
   <hints>
    <hint type="sourcelabel">
     <x>49</x>
     <y>14</y>
    </hint>
    <hint type="destinationlabel">
     <x>49</x>
     <y>14</y>
    </hint>
   </hints>
  </connection>
  <connection>
   <sender>chooseOS</sender>
   <signal>success()</signal>
   <receiver>chooseStorage</receiver>
   <slot>processSlot()</slot>
   <hints>
    <hint type="sourcelabel">
     <x>49</x>
     <y>14</y>
    </hint>
    <hint type="destinationlabel">
     <x>49</x>
     <y>14</y>
    </hint>
   </hints>
  </connection>
  <connection>
   <sender>chooseOS</sender>
   <signal>success()</signal>
   <receiver>chooseSelection</receiver>
   <slot>processSlot()</slot>
   <hints>
    <hint type="sourcelabel">
     <x>49</x>
     <y>14</y>
    </hint>
    <hint type="destinationlabel">
     <x>49</x>
     <y>14</y>
    </hint>
   </hints>
  </connection>
  <connection>
   <sender>chooseBoard</sender>
   <signal>success()</signal>
   <receiver>chooseDisplay</receiver>
   <slot>processSlot()</slot>
   <hints>
    <hint type="sourcelabel">
     <x>49</x>
     <y>14</y>
    </hint>
    <hint type="destinationlabel">
     <x>49</x>
     <y>14</y>
    </hint>
   </hints>
  </connection>
  <connection>
   <sender>chooseBoard</sender>
   <signal>success()</signal>
   <receiver>chooseStorage</receiver>
   <slot>processSlot()</slot>
   <hints>
    <hint type="sourcelabel">
     <x>49</x>
     <y>14</y>
    </hint>
    <hint type="destinationlabel">
     <x>49</x>
     <y>14</y>
    </hint>
   </hints>
  </connection>
  <connection>
   <sender>chooseBoard</sender>
   <signal>success()</signal>
   <receiver>chooseOS</receiver>
   <slot>processSlot()</slot>
   <hints>
    <hint type="sourcelabel">
     <x>49</x>
     <y>14</y>
    </hint>
    <hint type="destinationlabel">
     <x>49</x>
     <y>14</y>
    </hint>
   </hints>
  </connection>
  <connection>
   <sender>chooseBoard</sender>
   <signal>success()</signal>
   <receiver>chooseSelection</receiver>
   <slot>processSlot()</slot>
   <hints>
    <hint type="sourcelabel">
     <x>49</x>
     <y>14</y>
    </hint>
    <hint type="destinationlabel">
     <x>49</x>
     <y>14</y>
    </hint>
   </hints>
  </connection>
  <connection>
   <sender>chooseDisplay</sender>
   <signal>success()</signal>
   <receiver>chooseStorage</receiver>
   <slot>processSlot()</slot>
   <hints>
    <hint type="sourcelabel">
     <x>49</x>
     <y>14</y>
    </hint>
    <hint type="destinationlabel">
     <x>49</x>
     <y>14</y>
    </hint>
   </hints>
  </connection>
  <connection>
   <sender>chooseDisplay</sender>
   <signal>success()</signal>
   <receiver>chooseOS</receiver>
   <slot>processSlot()</slot>
   <hints>
    <hint type="sourcelabel">
     <x>49</x>
     <y>14</y>
    </hint>
    <hint type="destinationlabel">
     <x>49</x>
     <y>14</y>
    </hint>
   </hints>
  </connection>
  <connection>
   <sender>chooseDisplay</sender>
   <signal>success()</signal>
   <receiver>chooseBoard</receiver>
   <slot>processSlot()</slot>
   <hints>
    <hint type="sourcelabel">
     <x>49</x>
     <y>14</y>
    </hint>
    <hint type="destinationlabel">
     <x>49</x>
     <y>14</y>
    </hint>
   </hints>
  </connection>
  <connection>
   <sender>chooseDisplay</sender>
   <signal>success()</signal>
   <receiver>chooseSelection</receiver>
   <slot>processSlot()</slot>
   <hints>
    <hint type="sourcelabel">
     <x>49</x>
     <y>14</y>
    </hint>
    <hint type="destinationlabel">
     <x>49</x>
     <y>14</y>
    </hint>
   </hints>
  </connection>
  <connection>
   <sender>chooseStorage</sender>
   <signal>success()</signal>
   <receiver>chooseOS</receiver>
   <slot>processSlot()</slot>
   <hints>
    <hint type="sourcelabel">
     <x>49</x>
     <y>14</y>
    </hint>
    <hint type="destinationlabel">
     <x>49</x>
     <y>14</y>
    </hint>
   </hints>
  </connection>
  <connection>
   <sender>chooseStorage</sender>
   <signal>success()</signal>
   <receiver>chooseBoard</receiver>
   <slot>processSlot()</slot>
   <hints>
    <hint type="sourcelabel">
     <x>49</x>
     <y>14</y>
    </hint>
    <hint type="destinationlabel">
     <x>49</x>
     <y>14</y>
    </hint>
   </hints>
  </connection>
  <connection>
   <sender>chooseStorage</sender>
   <signal>success()</signal>
   <receiver>chooseDisplay</receiver>
   <slot>processSlot()</slot>
   <hints>
    <hint type="sourcelabel">
     <x>49</x>
     <y>14</y>
    </hint>
    <hint type="destinationlabel">
     <x>49</x>
     <y>14</y>
    </hint>
   </hints>
  </connection>
  <connection>
   <sender>chooseStorage</sender>
   <signal>success()</signal>
   <receiver>chooseSelection</receiver>
   <slot>processSlot()</slot>
   <hints>
    <hint type="sourcelabel">
     <x>49</x>
     <y>14</y>
    </hint>
    <hint type="destinationlabel">
     <x>49</x>
     <y>14</y>
    </hint>
   </hints>
  </connection>
  <connection>
   <sender>lstWgtOS</sender>
   <signal>itemClicked()</signal>
   <receiver>chooseOS</receiver>
   <slot>processSlot()</slot>
   <hints>
    <hint type="sourcelabel">
     <x>719</x>
     <y>453</y>
    </hint>
    <hint type="destinationlabel">
     <x>49</x>
     <y>14</y>
    </hint>
   </hints>
  </connection>
  <connection>
   <sender>lstWgtBoard</sender>
   <signal>itemClicked()</signal>
   <receiver>chooseBoard</receiver>
   <slot>processSlot()</slot>
   <hints>
    <hint type="sourcelabel">
     <x>719</x>
     <y>453</y>
    </hint>
    <hint type="destinationlabel">
     <x>49</x>
     <y>14</y>
    </hint>
   </hints>
  </connection>
  <connection>
   <sender>lstWgtDisplay</sender>
   <signal>itemClicked()</signal>
   <receiver>chooseDisplay</receiver>
   <slot>processSlot()</slot>
   <hints>
    <hint type="sourcelabel">
     <x>719</x>
     <y>453</y>
    </hint>
    <hint type="destinationlabel">
     <x>49</x>
     <y>14</y>
    </hint>
   </hints>
  </connection>
  <connection>
   <sender>lstWgtStorage</sender>
   <signal>itemClicked()</signal>
   <receiver>chooseStorage</receiver>
   <slot>processSlot()</slot>
   <hints>
    <hint type="sourcelabel">
     <x>719</x>
     <y>453</y>
    </hint>
    <hint type="destinationlabel">
     <x>49</x>
     <y>14</y>
    </hint>
   </hints>
  </connection>
  <connection>
   <sender>lstWgtSelection</sender>
   <signal>itemClicked()</signal>
   <receiver>chooseSelection</receiver>
   <slot>processSlot()</slot>
   <hints>
    <hint type="sourcelabel">
     <x>719</x>
     <y>453</y>
    </hint>
    <hint type="destinationlabel">
     <x>49</x>
     <y>14</y>
    </hint>
   </hints>
  </connection>
  <connection>
   <sender>chooseSelection</sender>
   <signal>success()</signal>
   <receiver>chooseOS</receiver>
   <slot>processSlot()</slot>
   <hints>
    <hint type="sourcelabel">
     <x>49</x>
     <y>14</y>
    </hint>
    <hint type="destinationlabel">
     <x>49</x>
     <y>14</y>
    </hint>
   </hints>
  </connection>
  <connection>
   <sender>chooseSelection</sender>
   <signal>success()</signal>
   <receiver>chooseBoard</receiver>
   <slot>processSlot()</slot>
   <hints>
    <hint type="sourcelabel">
     <x>49</x>
     <y>14</y>
    </hint>
    <hint type="destinationlabel">
     <x>49</x>
     <y>14</y>
    </hint>
   </hints>
  </connection>
  <connection>
   <sender>chooseSelection</sender>
   <signal>success()</signal>
   <receiver>chooseDisplay</receiver>
   <slot>processSlot()</slot>
   <hints>
    <hint type="sourcelabel">
     <x>49</x>
     <y>14</y>
    </hint>
    <hint type="destinationlabel">
     <x>49</x>
     <y>14</y>
    </hint>
   </hints>
  </connection>
  <connection>
   <sender>chooseSelection</sender>
   <signal>success()</signal>
   <receiver>chooseStorage</receiver>
   <slot>processSlot()</slot>
   <hints>
    <hint type="sourcelabel">
     <x>49</x>
     <y>14</y>
    </hint>
    <hint type="destinationlabel">
     <x>49</x>
     <y>14</y>
    </hint>
   </hints>
  </connection>
  <connection>
   <sender>chooseSelection</sender>
   <signal>chosen()</signal>
   <receiver>downloadImage</receiver>
   <slot>processSlot()</slot>
   <hints>
    <hint type="sourcelabel">
     <x>49</x>
     <y>14</y>
    </hint>
    <hint type="destinationlabel">
     <x>49</x>
     <y>14</y>
    </hint>
   </hints>
  </connection>
  <connection>
   <sender>btnFlash</sender>
   <signal>clicked()</signal>
   <receiver>chooseSelection</receiver>
   <slot>processSlot()</slot>
   <hints>
    <hint type="sourcelabel">
     <x>790</x>
     <y>470</y>
    </hint>
    <hint type="destinationlabel">
     <x>49</x>
     <y>14</y>
    </hint>
   </hints>
  </connection>
 </connections>
 <slots>
  <signal>initialised()</signal>
 </slots>
</ui>
